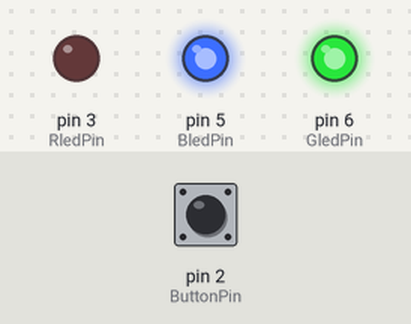
A sketch run on a simulated Arduino Uno, built with avr-gcc and run on an emulated ATmega328P. Shown: output pins drawn as LEDs (lit = HIGH). The test bench sets the inputs (shaded band); at power-on: pin 2 (ButtonPin) HIGH.

Above: at 1.2 s.
1.3 s: pin 2 (ButtonPin) pulled LOW for 3.2 s
At 2.87 s:
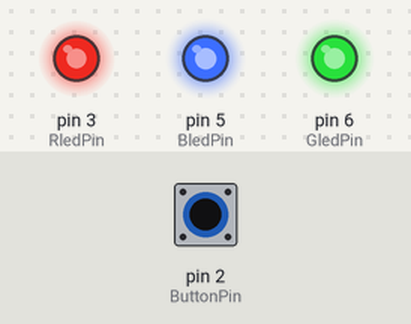
6.0 s: pin 2 (ButtonPin) pulled LOW for 0.15 s
At 7.3 s:
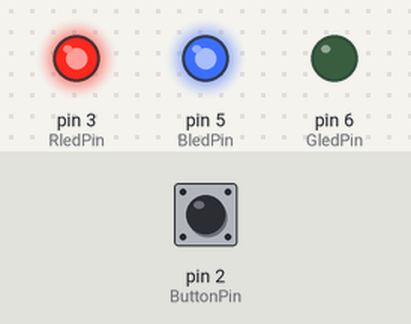
7.6 s: pin 2 (ButtonPin) pulled LOW for 0.15 s
At 8.5 s:
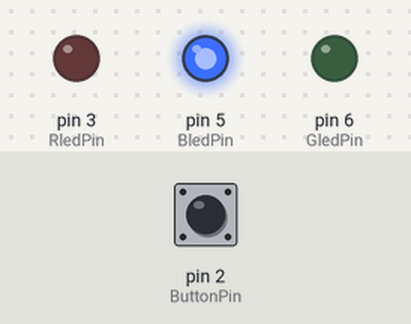
9.2 s: pin 2 (ButtonPin) pulled LOW for 0.15 s
At 9.7 s:
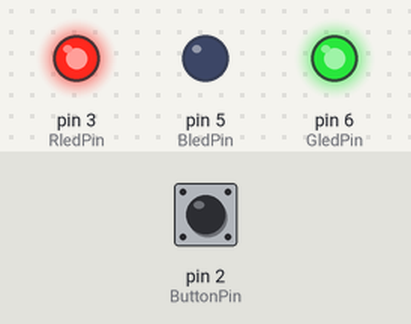
10.8 s: pin 2 (ButtonPin) pulled LOW for 0.15 s
At 12.1 s:
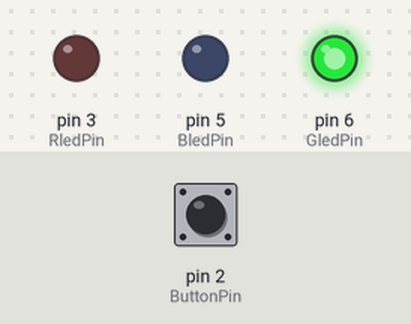
12.4 s: pin 2 (ButtonPin) pulled LOW for 3.2 s
At 13.97 s:
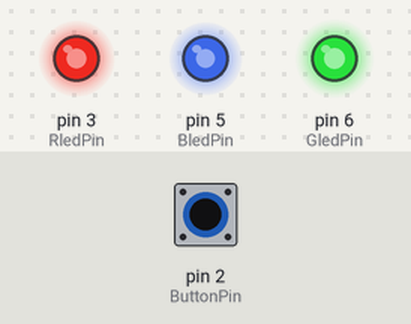
Timing chart, 0 to 17.1 s (numbered marks = the images above; inputs shaded):
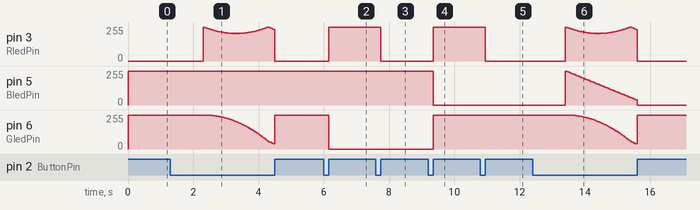

Measured:
- after the input at 6.0 s, pin 3 (RledPin): 0/255 → 255/255 after 0.15 s; pin 6 (GledPin): 255/255 → 0/255 after 0.15 s
- after the input at 7.6 s, pin 3 (RledPin): 255/255 → 0/255 after 0.15 s
- after the input at 9.2 s, pin 3 (RledPin), pin 6 (GledPin): 0/255 → 255/255 after 0.15 s; pin 5 (BledPin): 255/255 → 0/255 after 0.15 s
- after the input at 10.8 s, pin 3 (RledPin): 255/255 → 0/255 after 0.15 s

The sketch:

1009.ino
```cpp
const int ButtonPin = 2;
const int RledPin = 3;
const int GledPin = 6;
const int BledPin = 5;

// --- 按鈕狀態相關變數 ---
int currentButtonReading = 0;
bool ButtonPressed = false;
unsigned long buttonPressStartTime = 0;
const long LONG_PRESS_THRESHOLD = 1000; // 長按閾值 1 秒

// --- 顏色索引與模式變數 ---
int currentLedColorIndex = 1; // 短按模式下的當前顏色
bool breathingModeActive = false;

// --- 呼吸燈效果變數 ---
int brightness = 0;      // LED 亮度 (0-255)
int fadeAmount = 5;
unsigned long lastFadeTime = 0;
const int FADE_INTERVAL = 50; // 亮度改變的間隔 (毫秒)

// --- 顏色漸變專用變數 ---
int colorCycleIndex = 1;      // 顏色循環中的當前色
int nextColorCycleIndex = 2;  // 顏色循環中的目標色
unsigned long colorFadeStartTime = 0; // 顏色淡化開始時間
const long COLOR_FADE_DURATION = 2000; // 顏色淡化持續時間 (2 秒)
float fadeProgress = 0.0;             // 0.0 到 1.0 的淡化進度


// 顏色數據表：定義 1-7 顏色組合的 R, G, B 組成
// 1: Red (1,0,0), 2: Green (0,1,0), 3: Yellow (1,1,0), 4: Blue (0,0,1), ...
// 我們用三個位元來表示 R, G, B 的 HIGH/LOW 狀態
int colorPresets[8][3] = {
  // R G B
  {0, 0, 0}, // 0: 關閉 (未使用)
  {1, 0, 0}, // 1: 紅色
  {0, 1, 0}, // 2: 綠色
  {1, 1, 0}, // 3: 黃色
  {0, 0, 1}, // 4: 藍色
  {1, 0, 1}, // 5: 品紅色
  {0, 1, 1}, // 6: 青色
  {1, 1, 1}  // 7: 白色 (全亮)
};

void setup() {
  pinMode(RledPin, OUTPUT);
  pinMode(GledPin, OUTPUT);
  pinMode(BledPin, OUTPUT);
  pinMode(ButtonPin, INPUT_PULLUP); // 按鈕接 GND，LOW 為按下

  // 初始化 LED 為第一個顏色 (紅燈，全亮)
  setSolidColor(currentLedColorIndex, 255);
}

void loop() {
  unsigned long currentTime = millis();
  currentButtonReading = digitalRead(ButtonPin);

  // --- 1. 按鈕邏輯處理 (與前一個版本相同) ---
  if (currentButtonReading == LOW && !ButtonPressed) {
    buttonPressStartTime = currentTime;
    ButtonPressed = true;
  }

  if (currentButtonReading == LOW && ButtonPressed && !breathingModeActive &&
      (currentTime - buttonPressStartTime >= LONG_PRESS_THRESHOLD)) {

    breathingModeActive = true;
    // 進入模式時，初始化顏色淡化參數
    colorCycleIndex = currentLedColorIndex; // 從當前顏色開始
    nextColorCycleIndex = (colorCycleIndex % 7) + 1; // 下一個目標顏色
    colorFadeStartTime = currentTime; // 記錄淡化開始時間
    brightness = 0;
    fadeAmount = 5;
    lastFadeTime = currentTime;
  }

  if (currentButtonReading == HIGH && ButtonPressed) {
    long pressDuration = currentTime - buttonPressStartTime;

    if (breathingModeActive) {
      // 退出呼吸模式
      breathingModeActive = false;
      setSolidColor(currentLedColorIndex, 255);
    } else {
      // 短按：切換單一顏色
      if (pressDuration < LONG_PRESS_THRESHOLD) {
        currentLedColorIndex++;
        if (currentLedColorIndex > 7) {
          currentLedColorIndex = 1;
        }
        setSolidColor(currentLedColorIndex, 255);
      }
    }
    ButtonPressed = false;
  }

  // --- 2. 呼吸燈模式下的效果處理 ---
  if (breathingModeActive) {

    // 2.1 處理亮度淡入淡出 (呼吸效果)
    if (currentTime - lastFadeTime >= FADE_INTERVAL) {
      brightness += fadeAmount;
      if (brightness <= 0 || brightness >= 255) {
        fadeAmount = -fadeAmount;
        if (brightness <= 0) brightness = 0;
        if (brightness >= 255) brightness = 255;
      }
      lastFadeTime = currentTime;
    }

    // 2.2 處理顏色平滑漸變
    // 計算淡化進度 (0.0 到 1.0)
    fadeProgress = (float)(currentTime - colorFadeStartTime) / COLOR_FADE_DURATION;

    // 如果淡化完成，切換到下一個顏色循環
    if (fadeProgress >= 1.0) {
      colorCycleIndex = nextColorCycleIndex;
      nextColorCycleIndex = (colorCycleIndex % 7) + 1;
      colorFadeStartTime = currentTime; // 重新計時
      fadeProgress = 0.0;
    }

    // 將當前亮度和淡化進度應用到 LED
    crossFadeLedColor(colorCycleIndex, nextColorCycleIndex, brightness, fadeProgress);
  }
}

// --- 輔助函數：設置單一顏色的亮度 (用於短按或退出模式) ---
void setSolidColor(int ledColorIndex, int brightnessValue) {
  // 獲取顏色組件 (0 或 1)
  int R_comp = colorPresets[ledColorIndex][0];
  int G_comp = colorPresets[ledColorIndex][1];
  int B_comp = colorPresets[ledColorIndex][2];

  // 計算最終輸出亮度：如果組件為 1，則輸出 brightnessValue；否則輸出 0
  int R_out = R_comp * brightnessValue;
  int G_out = G_comp * brightnessValue;
  int B_out = B_comp * brightnessValue;

  // 共陽極 LED 反轉輸出 (255 - 亮度)
  analogWrite(RledPin, 255 - R_out);
  analogWrite(GledPin, 255 - G_out);
  analogWrite(BledPin, 255 - B_out);
}


// --- 輔助函數：顏色交叉淡化 (用於呼吸模式) ---
void crossFadeLedColor(int colorA_idx, int colorB_idx, int totalBrightness, float progress) {

  int R_final = 0;
  int G_final = 0;
  int B_final = 0;

  // 讓顏色 A 淡出 (從 100% 權重降到 0%)
  // 讓顏色 B 淡入 (從 0% 權重升到 100%)
  float weightA = 1.0 - progress;
  float weightB = progress;

  for (int i = 0; i < 3; i++) {
    // colorPresets[index][i] 是 0 或 1 (代表 R, G, B 是否應該亮)

    // 計算顏色 A 對最終亮度的貢獻
    float A_contrib = colorPresets[colorA_idx][i] * weightA;

    // 計算顏色 B 對最終亮度的貢獻
    float B_contrib = colorPresets[colorB_idx][i] * weightB;

    // 疊加貢獻值 (確保總和不超過 1.0)
    float combined_comp = min(1.0, A_contrib + B_contrib);

    // 將呼吸燈總亮度應用到疊加後的顏色組件
    int output_value = (int)(combined_comp * totalBrightness);

    if (i == 0) R_final = output_value;
    else if (i == 1) G_final = output_value;
    else if (i == 2) B_final = output_value;
  }

  // 共陽極 LED 反轉輸出 (255 - 亮度)
  analogWrite(RledPin, 255 - R_final);
  analogWrite(GledPin, 255 - G_final);
  analogWrite(BledPin, 255 - B_final);
}
```
